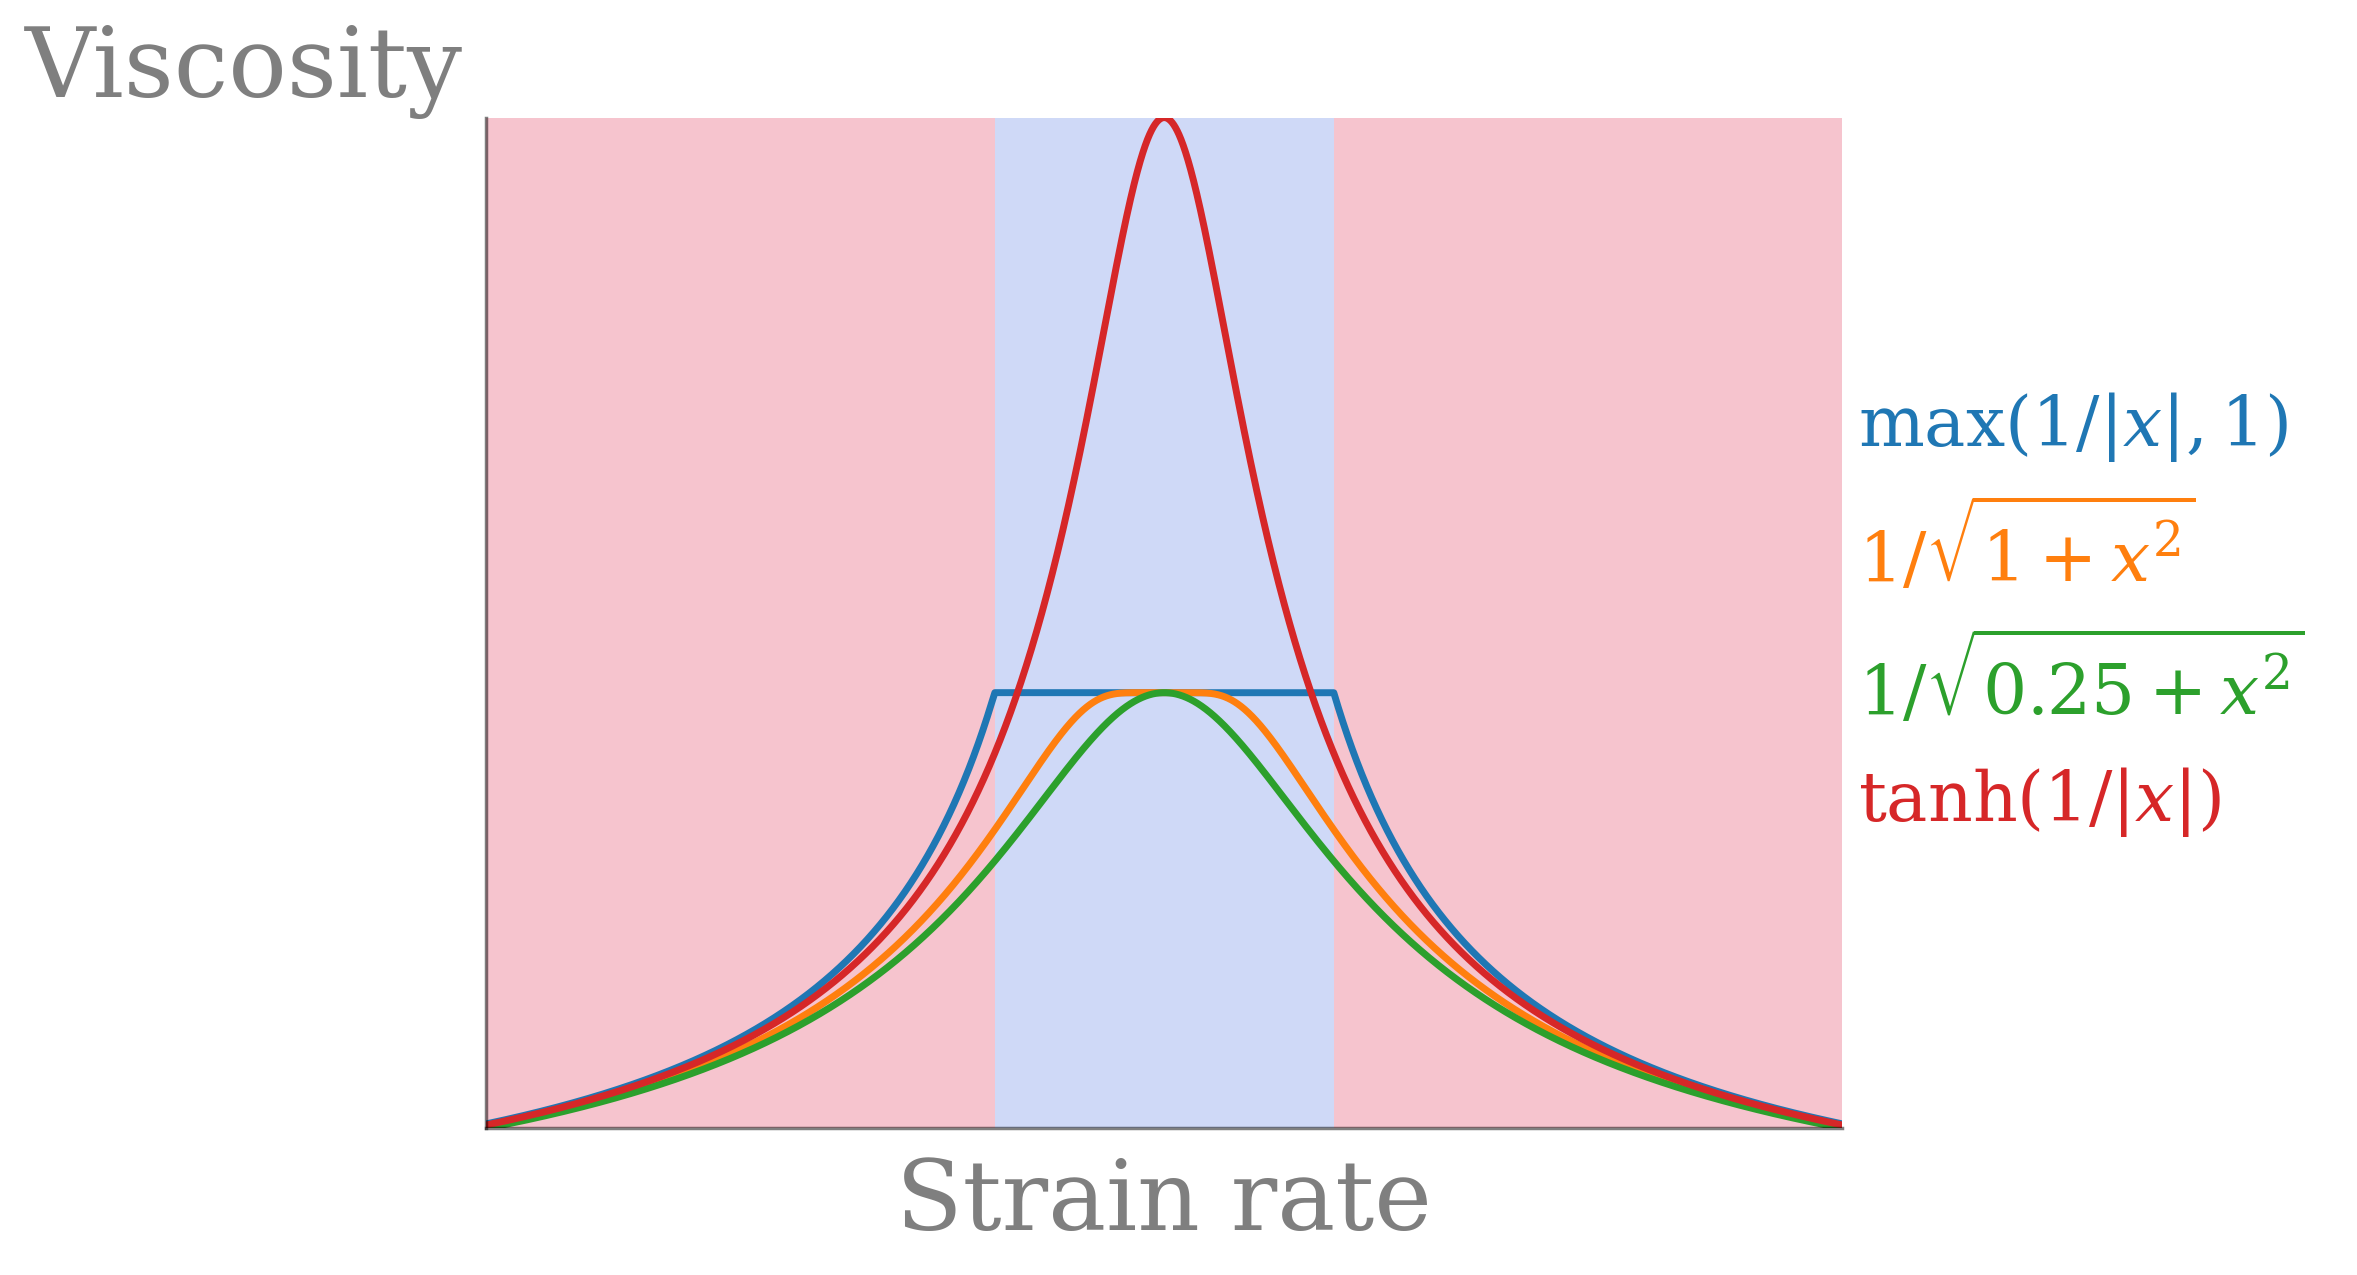

Write Python code to recreate this figure.
import numpy as np
import matplotlib.pyplot as plt

plt.style.use('/aos/home/fstdenis/1D-SIM/sim1dplotting/science.mplstyle')
colors =  plt.colormaps["tab10"]
x = np.linspace(-4, 4, 100000)


zeta_1 = np.minimum(abs(1/(x+1e-20)), 1)
zeta_2 = 1/(np.sqrt(1+x**2))
zeta_3 = 1/(np.sqrt(0.25+x**2))
zeta_4 = np.tanh(1/(abs(x)))

labels = [r'max($1/|x|,1$)',r'$1/\sqrt{1+x^2}$',r'$1/\sqrt{0.25+x^2}$',r'$\tanh(1/|x|)$']


fig = plt.figure()

ax = plt.axes()
ax.spines['top'].set_visible(False)
ax.spines['right'].set_visible(False)
plt.plot(x,zeta_1, color = colors(0), label = labels[0])
plt.plot(x,zeta_2, color = colors(1), label = labels[1])
plt.plot(x,zeta_3, color = colors(2), label = labels[2])
plt.plot(x,zeta_4, color = colors(3), label = labels[3])

plt.axvspan(-1,1,color = 'royalblue',alpha = 0.25, lw = 0, edgecolor = None)
plt.axvspan(-4,-1,color = 'crimson',alpha = 0.25, lw = 0, edgecolor = None)
plt.axvspan(1,4,color = 'crimson',alpha = 0.25, lw = 0, edgecolor = None)
# ax.spines['bottom'].set_alpha(0.3)

plt.xlabel('Strain rate',fontsize = 14, alpha = 0.5)
ax.annotate("Viscosity", xy=(-0.34,1), xytext=(0,3), 
            xycoords="axes fraction", textcoords="offset points", 
            ha="left", alpha = 0.5, fontsize = 14) 
ax.set_xticks([])
ax.set_yticks([])
ax.margins(0) 

# Change all spines at once
for spine in ax.spines.values():
    spine.set_alpha(0.5)

for label in ax.get_xticklabels() + ax.get_yticklabels():
    label.set_alpha(0.5)
 
# for tick in ax.xaxis.get_major_ticks() + ax.yaxis.get_major_ticks():
#     tick.tick1line.set_alpha(0.5)
#     tick.tick2line.set_alpha(0.5)
    

# plt.subplots_adjust(left=0.25, top=0.85)
fig.legend(labelcolor = 'linecolor',handlelength=0, bbox_to_anchor = (1.18,0.72))
# plt.tight_layout()

plt.savefig('regularizations.png', bbox_inches='tight')

def make_figure(n_lines):
    fig = plt.figure(facecolor='none')
    ax = plt.axes()
    ax.spines['top'].set_visible(False)
    ax.spines['right'].set_visible(False)

    all_lines = [
        (x, zeta_1, colors(1), labels[0]),
        (x, zeta_2, colors(2), labels[1]),
        (x, zeta_3, colors(3), labels[2]),
        (x, zeta_4, colors(4), labels[3]),
    ]

    for i, (xd, yd, c, l) in enumerate(all_lines):
        if i < n_lines:
            ax.plot(xd, yd, color=c, label=l)        # visible, in legend
        else:
            ax.plot(xd, yd, color=c, alpha=0)         # invisible, no label → not in legend

    ax.axvspan(-1, 1, color='crimson', alpha=0.25, lw=0, edgecolor=None)
    ax.axvspan(-4, -1, color='royalblue', alpha=0.25, lw=0, edgecolor=None)
    ax.axvspan(1, 4, color='royalblue', alpha=0.25, lw=0, edgecolor=None)
    ax.set_xticks([])
    ax.set_yticks([])
    ax.margins(0) 

    plt.xlabel('Strain rate', fontsize=14, alpha=0.5)
    ax.annotate("Viscosity", xy=(-0.34, 1), xytext=(0, 3),
                xycoords="axes fraction", textcoords="offset points",
                ha="left", alpha=0.5, fontsize=14)

    for spine in ax.spines.values():
        spine.set_alpha(0.5)
    for label in ax.get_xticklabels() + ax.get_yticklabels():
        label.set_alpha(0.5)

    # Always plot all lines with alpha=0 on a twin axis to fix the axes limits
    ax2 = ax.twinx()
    ax2.set_visible(False)
    for (xd, yd, c, l) in all_lines:
        ax2.plot(xd, yd, alpha=0)

    fig.legend(labelcolor='linecolor', handlelength=0, bbox_to_anchor=(0.9, 0.92))
    plt.savefig(f'regularizations_{n_lines}.png', bbox_inches='tight')
    plt.close()

for n in range(1, 5):
    make_figure(n)
